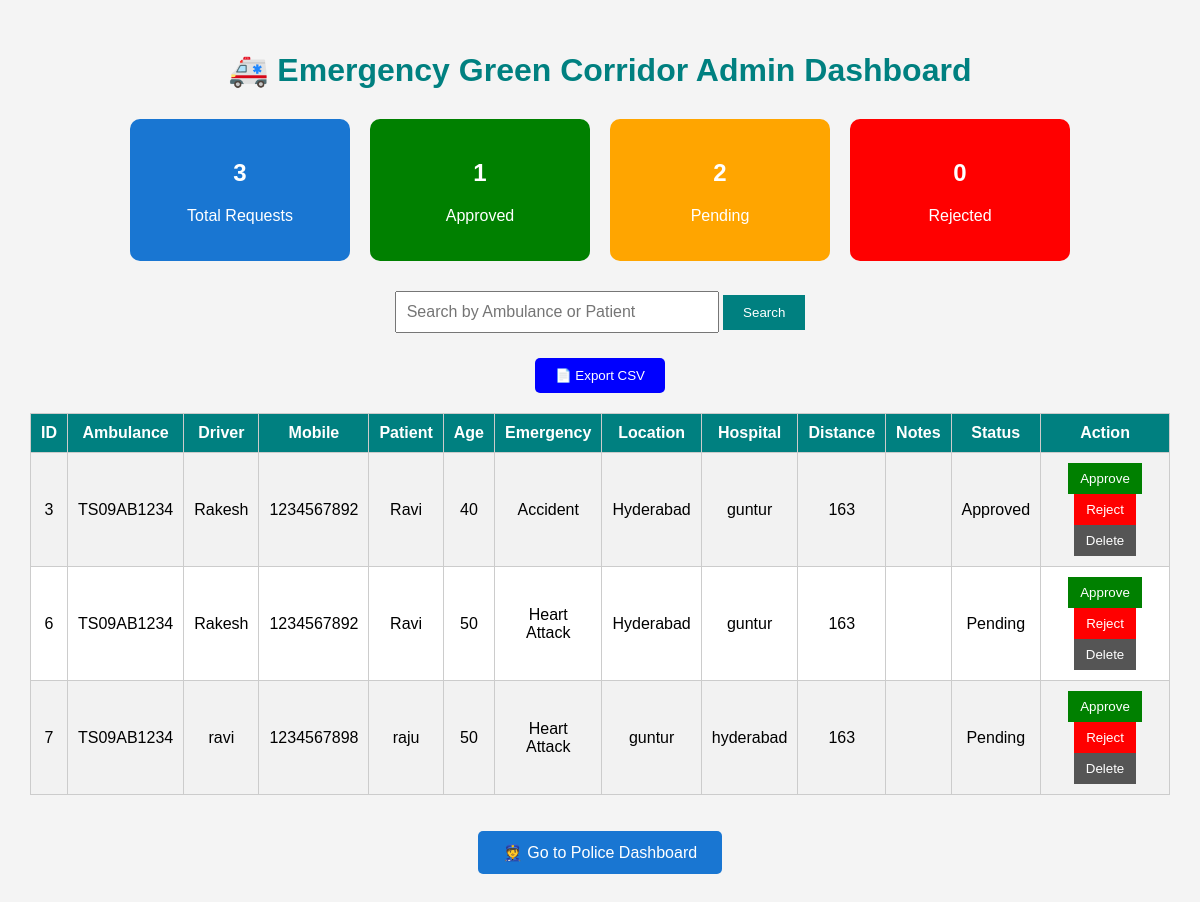
The page /admin on the database its author committed.
### tables this page shows
CREATE TABLE emergency_requests (

    id INTEGER PRIMARY KEY AUTOINCREMENT,

    ambulance_number TEXT,
    driver_name TEXT,
    mobile_number TEXT,
    patient_name TEXT,
    patient_age INTEGER,
    emergency_type TEXT,
    current_location TEXT,
    destination_hospital TEXT,
    distance INTEGER,
    notes TEXT,

    status TEXT DEFAULT 'Pending'

);

### app.py (the view)
@app.route("/admin")
def admin():
    search = request.args.get("search", "")
    conn = sqlite3.connect("emergency.db")
    cursor = conn.cursor()
    if search:
        cursor.execute("""
        SELECT * FROM emergency_requests
        WHERE ambulance_number LIKE ?
        OR patient_name LIKE ?
        """,
        (f"%{search}%", f"%{search}%"))
    else:
        cursor.execute("SELECT * FROM emergency_requests")
    data = cursor.fetchall()
    cursor.execute("SELECT COUNT(*) FROM emergency_requests")
    total = cursor.fetchone()[0]
    cursor.execute("SELECT COUNT(*) FROM emergency_requests WHERE status='Approved'")
    approved = cursor.fetchone()[0]
    cursor.execute("SELECT COUNT(*) FROM emergency_requests WHERE status='Rejected'")
    rejected = cursor.fetchone()[0]
    cursor.execute("SELECT COUNT(*) FROM emergency_requests WHERE status='Pending'")
    pending = cursor.fetchone()[0]
    conn.close()
    return render_template(
        "admin.html",
        data=data,
        total=total,
        approved=approved,
        rejected=rejected,
        pending=pending,
        search=search
    )

### templates/admin.html (shortened to what this page needs)
<!DOCTYPE html>
<html>
<head>
</head>
<body>
<h1>🚑 Emergency Green Corridor Admin Dashboard</h1>
<div class="cards">
    <div class="card total">
        <h2>{{ total }}</h2>
        <p>Total Requests</p>
    </div>
    <div class="card approved">
        <h2>{{ approved }}</h2>
        <p>Approved</p>
    </div>
    <div class="card pending">
        <h2>{{ pending }}</h2>
        <p>Pending</p>
    </div>
    <div class="card rejected">
        <h2>{{ rejected }}</h2>
        <p>Rejected</p>
    </div>
</div>
<form method="GET" action="/admin">
    <input
        type="text"
        name="search"
        placeholder="Search by Ambulance or Patient"
        value="{{ search }}">
    <button class="search-btn" type="submit">
        Search
    </button>
</form>
<div style="text-align:center; margin-bottom:20px;">
    <a href="/export">
        <button style="background:blue;color:white;padding:10px 20px;border:none;border-radius:5px;cursor:pointer;">
            📄 Export CSV
        </button>
    </a>
</div>
<table>
<tr>
    <th>ID</th>
    <th>Ambulance</th>
    <th>Driver</th>
    <th>Mobile</th>
    <th>Patient</th>
    <th>Age</th>
    <th>Emergency</th>
    <th>Location</th>
    <th>Hospital</th>
    <th>Distance</th>
    <th>Notes</th>
    <th>Status</th>
    <th>Action</th>
</tr>
{% for row in data %}
<tr>
    <td>{{ row[0] }}</td>
    <td>{{ row[1] }}</td>
    <td>{{ row[2] }}</td>
    <td>{{ row[3] }}</td>
    <td>{{ row[4] }}</td>
    <td>{{ row[5] }}</td>
    <td>{{ row[6] }}</td>
    <td>{{ row[7] }}</td>
    <td>{{ row[8] }}</td>
    <td>{{ row[9] }}</td>
    <td>{{ row[10] }}</td>
    <td>{{ row[11] }}</td>
    <td>
    <a href="/approve/{{ row[0] }}">
        <button class="approve-btn">
            Approve
        </button>
    </a>
    <a href="/reject/{{ row[0] }}">
        <button class="reject-btn">
            Reject
        </button>
    </a>
    <a href="/delete/{{ row[0] }}"
       onclick="return confirm('Are you sure you want to delete this request?');">
        <button style="background:#555;color:white;border:none;padding:8px 12px;cursor:pointer;">
            Delete
        </button>
    </a>
</td>
</tr>
{% endfor %}
</table>
<br><br>
<div style="text-align:center;">
    <a href="/police">
        <button style="
        background:#1976d2;
        color:white;
        padding:12px 25px;
        border:none;
        border-radius:5px;
        font-size:16px;
        cursor:pointer;">
            👮 Go to Police Dashboard
        </button>
    </a>
</div>
</body>
</html>

### templates/admin.html (style rules this page uses)
body { font-family:Arial; background:#f4f4f4; margin:0; padding:30px; }
h1 { text-align:center; color:#008080; }
.cards { display:flex; justify-content:center; gap:20px; margin:30px 0; flex-wrap:wrap; }
.card { width:180px; padding:20px; border-radius:10px; text-align:center; color:white; }
.total { background:#1976d2; }
.approved { background:green; }
.pending { background:orange; }
.rejected { background:red; }
form { text-align:center; margin-bottom:25px; }
input { width:300px; padding:10px; font-size:16px; }
.search-btn { padding:10px 20px; background:#008080; color:white; border:none; cursor:pointer; }
table { width:100%; border-collapse:collapse; background:white; }
th,td { border:1px solid #ccc; padding:10px; text-align:center; }
th { background:#008080; color:white; }
tr:nth-child(even) { background:#f2f2f2; }
.approve-btn { background:green; color:white; border:none; padding:8px 12px; cursor:pointer; }
.reject-btn { background:red; color:white; border:none; padding:8px 12px; cursor:pointer; }

### rows shown on the page
emergency_requests: id "3", ambulance_number "TS09AB1234", driver_name "Rakesh", mobile_number "1234567892", patient_name "Ravi", patient_age "40", emergency_type "Accident", current_location "Hyderabad", destination_hospital "guntur", distance "163", status "Approved"
emergency_requests: id "6", ambulance_number "TS09AB1234", driver_name "Rakesh", mobile_number "1234567892", patient_name "Ravi", patient_age "50", emergency_type "Heart Attack", current_location "Hyderabad", destination_hospital "guntur", distance "163", status "Pending"
emergency_requests: id "7", ambulance_number "TS09AB1234", driver_name "ravi", mobile_number "1234567898", patient_name "raju", patient_age "50", emergency_type "Heart Attack", current_location "guntur", destination_hospital "hyderabad", distance "163", status "Pending"

### other values the page prints
{{ total }} "3"
{{ approved }} "1"
{{ pending }} "2"
{{ rejected }} "0"
